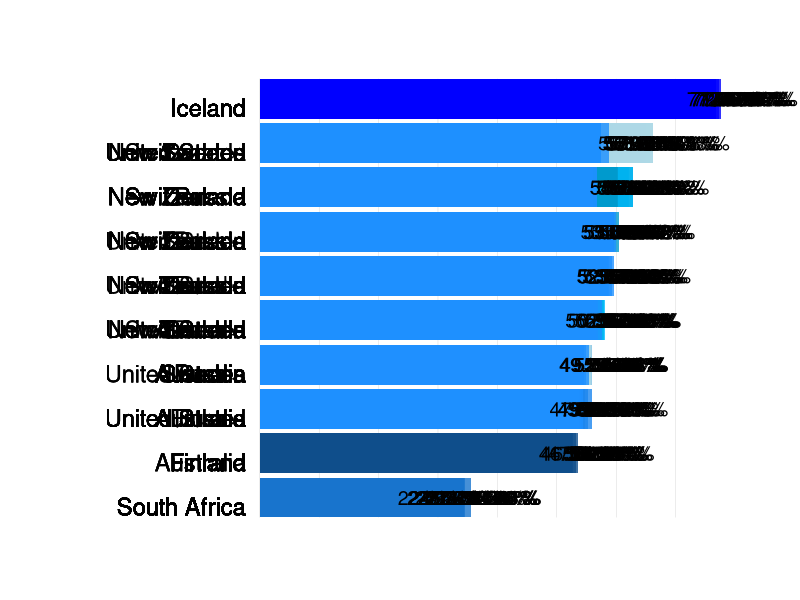

Write the R code that produced this figure. (Note: this script raises an error after producing the figure.)
#####################################################################################
# ANLY 503 Project: Interactive, Data-driven Visual Narrative
#
####################################################################################


# Import libraries
library(tidyverse)
library(gganimate)


################### READ DATASET ##########################################
data <- read.csv("./datasets/female-employment-to-population-ratio.csv")
names(data)
str(data)


# rename
## RENAME column names
names(data)[names(data) == "Entity"] <- "country_name"
names(data)[names(data) == "Employment.to.population.ratio.female...."] <- "employment_to_population_ratio"


# select required columns
# selecting top 10 countries in gender imquality order
data <- data %>% filter(Code == "AUS" | Code == "USA" | Code == "ISL" |
  Code == "CHE" | Code == "FIN" | Code == "CHE" |
  Code == "CAN" | Code == "RUS" | Code == "ZAF" | Code == "SWE" | Code == "NZL")
data <- data %>% filter(Year > "1995")

# replace NAs with 0
data[is.na(data)] <- 0


# Data Manipulation:
data_formatted <- data %>%
  group_by(Year) %>%
  mutate(
    rank = rank(-employment_to_population_ratio),
    Value_rel = employment_to_population_ratio / employment_to_population_ratio[rank == 1],
    Value_lbl = paste0(" ", (employment_to_population_ratio))
  ) %>%
  group_by(country_name) %>%
  filter(rank <= 10) %>%
  ungroup()




#-----------------------
# GGPLOT2 VISUALIZATION
#-----------------------
# Building Static Plots
staticplot <- ggplot(data_formatted, aes(rank,
  group = country_name,
  fill = as.factor(country_name)
)) +
  geom_tile(aes(
    y = employment_to_population_ratio / 2,
    height = employment_to_population_ratio,
    width = 0.9
  ), alpha = 0.8, color = NA) +
  geom_text(aes(y = 0, label = paste(country_name, " ")), vjust = 1, hjust = 1, size = 6) +
  geom_text(aes(y = employment_to_population_ratio, label = paste(Value_lbl, "%")), hjust = 0, size = 5) +
  coord_flip(clip = "off", expand = FALSE) +
  scale_y_continuous(labels = scales::comma) +
  scale_x_reverse() +
  guides(color = FALSE, fill = FALSE) +
  theme(
    axis.line = element_blank(),
    axis.text.x = element_blank(),
    axis.text.y = element_blank(),
    axis.ticks = element_blank(),
    axis.title.x = element_blank(),
    axis.title.y = element_blank(),
    legend.position = "none",
    panel.background = element_blank(),
    panel.border = element_blank(),
    panel.grid.major = element_blank(),
    panel.grid.minor = element_blank(),
    panel.grid.major.x = element_line(size = .1, color = "grey"),
    panel.grid.minor.x = element_line(size = .1, color = "grey"),
    plot.title = element_text(size = 21, hjust = 0.5, face = "bold", colour = "black", vjust = -1),
    plot.subtitle = element_text(size = 20, hjust = 0.5, face = "italic", color = "grey"),
    plot.caption = element_text(size = 15, hjust = 0.5, face = "italic", color = "grey"),
    plot.background = element_blank(),
    plot.margin = margin(2, 2, 2, 6.5, "cm")
  ) +
  scale_fill_manual("legend", values = c(
    "Iceland" = "blue",
    "Sweden" = "lightblue",
    "Switzerland" = "dodgerblue1",
    "Australia" = "dodgerblue2",
    "South Africa" = "dodgerblue3",
    "Finland" = "dodgerblue4",
    "United States" = "dodgerblue",
    "Canada" = "deepskyblue1",
    "New Zealand" = "deepskyblue2",
    "Russia" = "deepskyblue3"
  ))




# adding animation to the plot
anim <- staticplot + transition_states(Year, transition_length = 0.01, state_length = 1) +
  view_follow(fixed_x = TRUE) +
  labs(
    title = "Female Employment to Population Ratio : {closest_state}",
    subtitle = "Top 10 Countries",
    caption = "Female employment- to-population ratio | Data Source: World Bank Data"
  )



# Save the plot
# For GIF
animate(anim, 200,
  fps = 8, width = 800, height = 700,
  renderer = gifski_renderer("invertedbarplot-1.gif")
)
